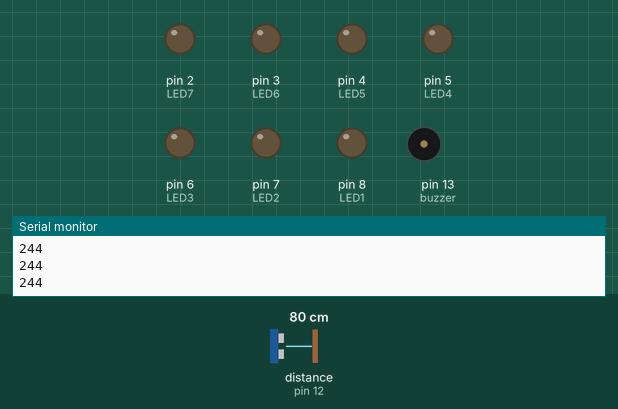
This sketch was run on a simulated Arduino Uno, built with avr-gcc and run on an emulated ATmega328P. Shown: output pins drawn as LEDs (lit = HIGH), buzzer (waves = sounding, pin HIGH), the last lines printed to the serial monitor. Wiring (inferred from the names in the program): ultrasonic range finder: trigger pin 11; echo pin 12. Inputs (shaded band) come from the test bench; at power-on: distance to the obstacle (sensor on pin 12) 80 cm. The echo pulse lasts 58.3 µs per cm; pins used as bus, display or sensor lines are not drawn.

Above: at 1.2 s.
1.3 s: distance to the obstacle (sensor on pin 12) set to 2 cm
At 1.7 s:
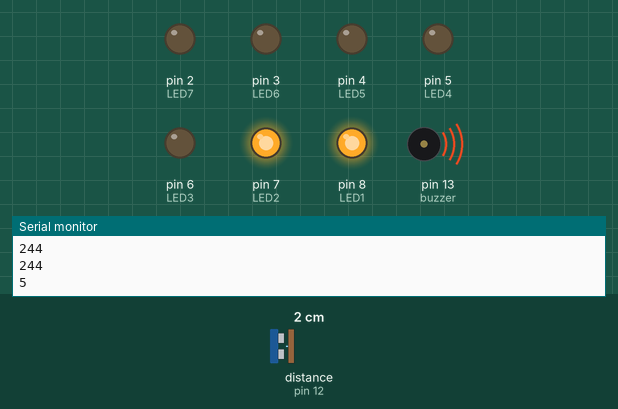
4.3 s: distance to the obstacle (sensor on pin 12) set to 4 cm
At 5.2 s:
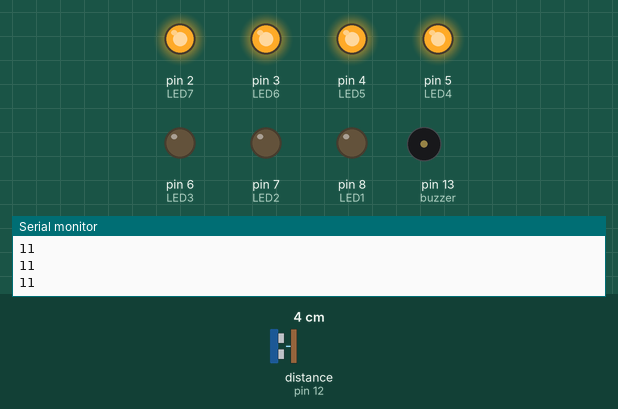
5.8 s: distance to the obstacle (sensor on pin 12) set to 2 cm
At 6.2 s:
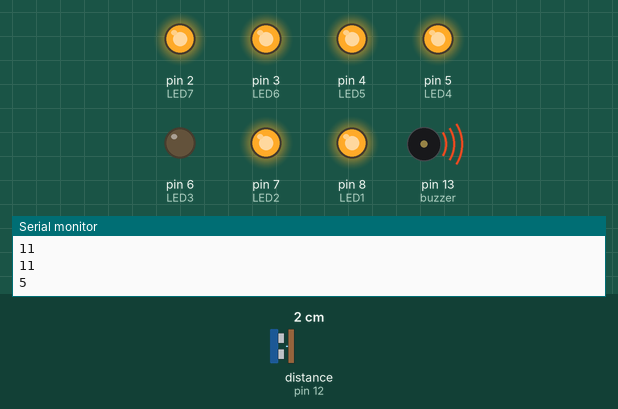
8.8 s: distance to the obstacle (sensor on pin 12) set to 8 cm
At 9.9 s:
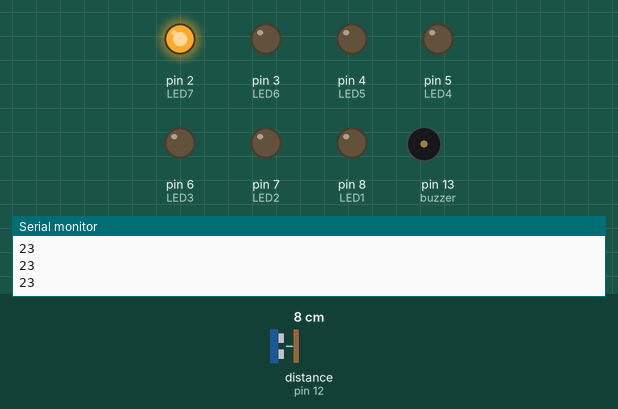
10.3 s: distance to the obstacle (sensor on pin 12) set to 9 cm
At 11.4 s:
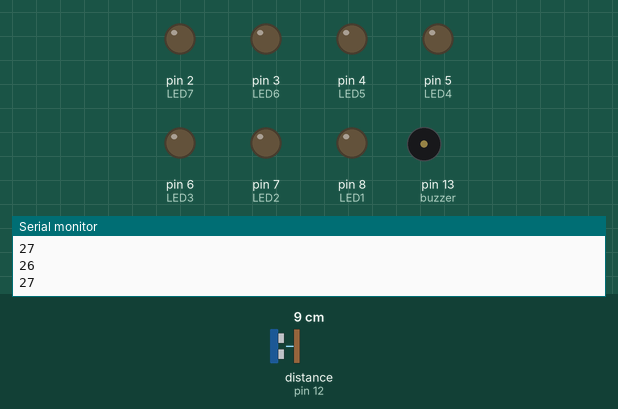
Timing chart, 0 to 12.8 s (numbered marks = the images above; inputs shaded):
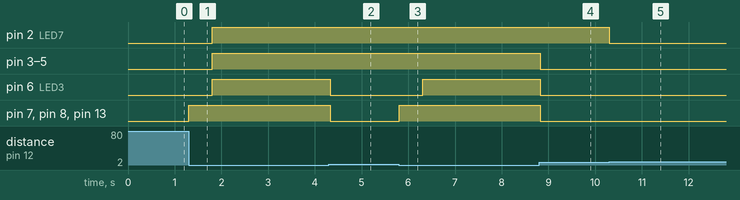

The sketch:

car_sensor.ino
```cpp
const int trig = 11;
const int echo = 12;

const int buzzer = 13;

const int LED1 = 8;
const int LED2 = 7;
const int LED3 = 6;
const int LED4 = 5;
const int LED5 = 4;
const int LED6 = 3;
const int LED7 = 2;

int duration1 = 0;
int duration2 = 0;

int distance = 0;

void setup()
{
  pinMode(trig , OUTPUT);
  pinMode(echo , INPUT);

  pinMode(buzzer , OUTPUT);

  pinMode(LED1 , OUTPUT);
  pinMode(LED2 , OUTPUT);
  pinMode(LED3 , OUTPUT);
  pinMode(LED4 , OUTPUT);
  pinMode(LED5 , OUTPUT);
  pinMode(LED6 , OUTPUT);
  pinMode(LED7 , OUTPUT);

  Serial.begin(9600);

}

void loop()
{
  digitalWrite(trig , HIGH);
  delayMicroseconds(1000);
  digitalWrite(trig , LOW);


  duration1 = pulseIn(echo , HIGH);

  digitalWrite(trig , HIGH);
  delayMicroseconds(1000);
  digitalWrite(trig , LOW);


  duration2 = pulseIn(echo , HIGH);

  distance = (duration1+duration2/2) / 28.5 ;
  Serial.println(distance);


  if ( distance <= 5 )
  {
    digitalWrite(LED1, HIGH);
   digitalWrite(buzzer, HIGH);
  }
  else
  {
    digitalWrite(buzzer, LOW);
    digitalWrite(LED1, LOW);
  }
  if ( distance <= 7 )
  {

    digitalWrite(LED2, HIGH);
     digitalWrite(buzzer, HIGH);
    delay(500);
    digitalWrite(buzzer, LOW);
  }
  else
  {
    digitalWrite(buzzer, LOW);
    digitalWrite(LED2, LOW);
  }
  if ( distance <= 10 )
  {
    digitalWrite(LED3, HIGH);
  }
  else
  {
    digitalWrite(LED3, LOW);
  }
  if ( distance <= 15 )
  {
    digitalWrite(LED4, HIGH);
  }
  else
  {
    digitalWrite(LED4, LOW);
  }
  if ( distance <= 17 )
  {
    digitalWrite(LED5, HIGH);
  }
  else
  {
    digitalWrite(LED5, LOW);
  }
  if ( distance <= 20 )
  {
    digitalWrite(LED6, HIGH);

  }
  else
  {
    digitalWrite(LED6, LOW);
  }
  if ( distance <= 25 )
  {
    digitalWrite(LED7, HIGH);
  }
  else
  {

    digitalWrite(LED7, LOW);
  }
}
```

Measured:
- after the input at 1.3 s, pin 2 (LED7), pin 3 (LED6), pin 4 (LED5), pin 5 (LED4), pin 6 (LED3): LOW → HIGH after 0.51 s; pin 7 (LED2), pin 8 (LED1), pin 13 (buzzer): LOW → HIGH at once
- after the input at 4.3 s, pin 6 (LED3), pin 7 (LED2), pin 8 (LED1), pin 13 (buzzer): HIGH → LOW at once
- after the input at 5.8 s, pin 6 (LED3): LOW → HIGH after 0.50 s; pin 7 (LED2), pin 8 (LED1), pin 13 (buzzer): LOW → HIGH at once
- after the input at 8.8 s, pin 3 (LED6), pin 4 (LED5), pin 5 (LED4), pin 6 (LED3), pin 7 (LED2), pin 8 (LED1), pin 13 (buzzer): HIGH → LOW at once
- after the input at 10.3 s, pin 2 (LED7): HIGH → LOW at once
